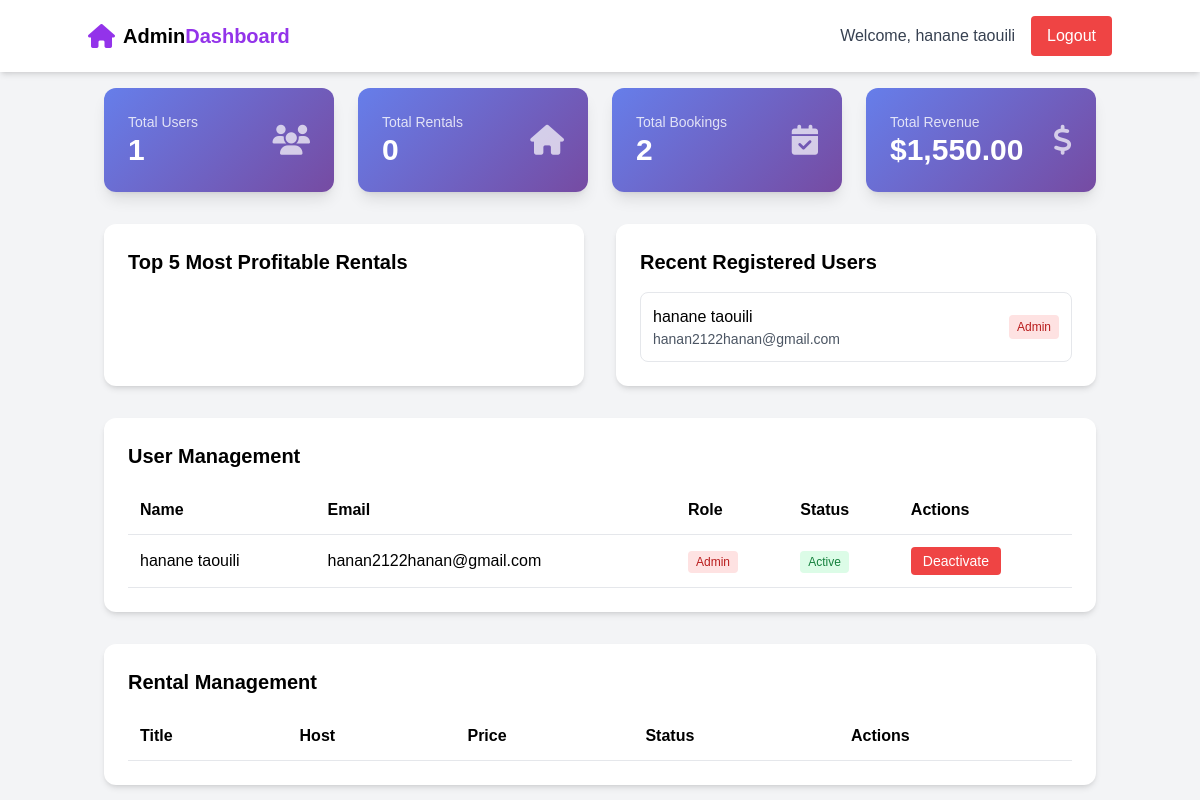
Page /dashboard/dashboardAdmin.php (signed in) on the committed database.
### tables this page shows
CREATE TABLE users (
    user_id INT PRIMARY KEY AUTO_INCREMENT,
    email VARCHAR(180) UNIQUE NOT NULL,
    password VARCHAR(255) NOT NULL,
    first_name VARCHAR(100) NOT NULL,
    last_name VARCHAR(100) NOT NULL,
    phone VARCHAR(20),
    location VARCHAR(50) NOT NULL,
    role ENUM('voyageur', 'hote', 'admin') DEFAULT 'voyageur',
    is_active BOOLEAN DEFAULT TRUE,
    created_at DATETIME DEFAULT CURRENT_TIMESTAMP
);

### config/Database.php (called while the page is built, shortened)
<?php
class Database{
    public static ?Database $instance = null;
    private $pdo;
    private function __construct(){
        try {
            $dsn = "mysql:host=" . self::DB_HOST . ";dbname=" . self::DB_NAME . ";charset=utf8mb4";
            $this->pdo = new PDO($dsn, self::DB_USER, self::DB_PASS);
            $this->pdo->setAttribute(PDO::ATTR_ERRMODE, PDO::ERRMODE_EXCEPTION);
            $this->pdo->setAttribute(PDO::ATTR_DEFAULT_FETCH_MODE, PDO::FETCH_ASSOC);
        } catch (PDOException $e) {
            die("Connection failed: " . $e->getMessage());
        }
    }
    public static function getInstance(){
        if (self::$instance === null){
            self::$instance = new self();
        }
        return self::$instance;
    }
    public function getConnection(){
        return $this->pdo;
    }
}
?>

### classes/AdminStats.php (called while the page is built, shortened)
<?php
require_once __DIR__ . '/../config/Database.php';
class AdminStats {
    private PDO $db;
    public function __construct() {
        $this->db = Database::getInstance()->getConnection();
    }
    public function getDashboardStats(): array {
        try {
            $stats = [];
            $sql = "SELECT COUNT(*) as total FROM users";
            $stmt = $this->db->query($sql);
            $stats['total_users'] = $stmt->fetch()['total'];
            $sql = "SELECT COUNT(*) as total FROM logement WHERE is_active = TRUE";
            $stmt = $this->db->query($sql);
            $stats['total_logements'] = $stmt->fetch()['total'];
            $sql = "SELECT COUNT(*) as total FROM reservation";
            $stmt = $this->db->query($sql);
            $stats['total_reservations'] = $stmt->fetch()['total'];
            $sql = "SELECT COALESCE(SUM(total_price), 0) as total FROM reservation WHERE status IN ('confirmed', 'completed')";
            $stmt = $this->db->query($sql);
            $stats['total_revenue'] = $stmt->fetch()['total'];
            $sql = "SELECT l.logement_id, l.title, l.price,
                           COUNT(r.reservation_id) as reservation_count,
                           COALESCE(SUM(r.total_price), 0) as total_income
                    FROM logement l
                    LEFT JOIN reservation r ON l.logement_id = r.logement_id
                    WHERE r.status IN ('confirmed', 'completed')
                    GROUP BY l.logement_id
                    ORDER BY total_income DESC
                    LIMIT 10";
            $stmt = $this->db->query($sql);
            $stats['top_logements'] = $stmt->fetchAll();
            $sql = "SELECT user_id, first_name, last_name, email, role, created_at
                    FROM users ORDER BY created_at DESC LIMIT 10";
            $stmt = $this->db->query($sql);
            $stats['recent_users'] = $stmt->fetchAll();
            return $stats;
        } catch (PDOException $e) {
            error_log("AdminStats getDashboardStats error: " . $e->getMessage());
            return [];
        }
    }
    public function getAllUsers(): array {
        try {
            $sql = "SELECT * FROM users ORDER BY created_at DESC";
            $stmt = $this->db->query($sql);
            return $stmt->fetchAll();
        } catch (PDOException $e) {
            error_log("AdminStats getAllUsers error: " . $e->getMessage());
            return [];
        }
    }
}
?>

### dashboard/dashboardAdmin.php (the view, shortened to what this page needs)
<?php
require_once __DIR__ . '/../classes/AdminStats.php';
$adminStats = new AdminStats();
$stats = $adminStats->getDashboardStats();
$allUsers = $adminStats->getAllUsers();
?>
<!DOCTYPE html>
<html lang="en">
<head>
    <script src="https://cdn.tailwindcss.com"></script>
    <link rel="stylesheet" href="https://cdnjs.cloudflare.com/ajax/libs/font-awesome/6.4.0/css/all.min.css">
</head>
<body class="bg-gray-100">
    <nav class="bg-white shadow-md py-4 px-6">
        <div class="container mx-auto flex justify-between items-center">
            <a href="#" class="flex items-center space-x-2">
                <i class="fas fa-home text-2xl text-purple-600"></i>
                <span class="text-xl font-bold">Admin<span class="text-purple-600">Dashboard</span></span>
            </a>
            <div class="flex items-center space-x-4">
                <span class="text-gray-700">Welcome, <?= htmlspecialchars($_SESSION['user_name']) ?></span>
                <a href="../auth/logout.php" class="px-4 py-2 bg-red-500 text-white rounded hover:bg-red-600">Logout</a>
            </div>
        </div>
    </nav>
    <div class="container mx-auto p-4">
        <div class="grid grid-cols-1 md:grid-cols-4 gap-6 mb-8">
            <div class="stat-card text-white rounded-xl p-6 shadow-lg">
                <div class="flex items-center justify-between">
                    <div>
                        <p class="text-sm opacity-80">Total Users</p>
                        <h3 class="text-3xl font-bold"><?= $stats['total_users'] ?? 0 ?></h3>
                    </div>
                    <i class="fas fa-users text-3xl opacity-70"></i>
                </div>
            </div>
            <div class="stat-card text-white rounded-xl p-6 shadow-lg">
                <div class="flex items-center justify-between">
                    <div>
                        <p class="text-sm opacity-80">Total Rentals</p>
                        <h3 class="text-3xl font-bold"><?= $stats['total_logements'] ?? 0 ?></h3>
                    </div>
                    <i class="fas fa-home text-3xl opacity-70"></i>
                </div>
            </div>
            <div class="stat-card text-white rounded-xl p-6 shadow-lg">
                <div class="flex items-center justify-between">
                    <div>
                        <p class="text-sm opacity-80">Total Bookings</p>
                        <h3 class="text-3xl font-bold"><?= $stats['total_reservations'] ?? 0 ?></h3>
                    </div>
                    <i class="fas fa-calendar-check text-3xl opacity-70"></i>
                </div>
            </div>
            <div class="stat-card text-white rounded-xl p-6 shadow-lg">
                <div class="flex items-center justify-between">
                    <div>
                        <p class="text-sm opacity-80">Total Revenue</p>
                        <h3 class="text-3xl font-bold">$<?= number_format($stats['total_revenue'] ?? 0, 2) ?></h3>
                    </div>
                    <i class="fas fa-dollar-sign text-3xl opacity-70"></i>
                </div>
            </div>
        </div>
        <div class="grid grid-cols-1 lg:grid-cols-2 gap-8">
            <div class="bg-white rounded-xl shadow-md p-6">
                <h2 class="text-xl font-bold mb-4">Top 5 Most Profitable Rentals</h2>
            </div>
            <div class="bg-white rounded-xl shadow-md p-6">
                <h2 class="text-xl font-bold mb-4">Recent Registered Users</h2>
                <div class="space-y-3">
                    <?php foreach (array_slice($stats['recent_users'] ?? [], 0, 5) as $user): ?>
                    <div class="flex items-center justify-between p-3 border rounded-lg">
                        <div>
                            <h4 class="font-medium"><?= htmlspecialchars($user['first_name'] . ' ' . $user['last_name']) ?></h4>
                            <p class="text-sm text-gray-600"><?= htmlspecialchars($user['email']) ?></p>
                        </div>
                        <span class="px-2 py-1 <?= $user['role'] === 'admin' ? 'bg-red-100 text-red-700' : ($user['role'] === 'hote' ? 'bg-blue-100 text-blue-700' : 'bg-gray-100 text-gray-700') ?> rounded text-xs">
                            <?= ucfirst($user['role']) ?>
                        </span>
                    </div>
                    <?php endforeach; ?>
                </div>
            </div>
        </div>
        <div class="bg-white rounded-xl shadow-md p-6 mt-8">
            <h2 class="text-xl font-bold mb-4">User Management</h2>
            <div class="overflow-x-auto">
                <table class="w-full">
                    <thead>
                        <tr class="border-b">
                            <th class="text-left p-3">Name</th>
                            <th class="text-left p-3">Email</th>
                            <th class="text-left p-3">Role</th>
                            <th class="text-left p-3">Status</th>
                            <th class="text-left p-3">Actions</th>
                        </tr>
                    </thead>
                    <tbody>
                        <?php foreach ($allUsers as $user): ?>
                        <tr class="border-b hover:bg-gray-50">
                            <td class="p-3"><?= htmlspecialchars($user['first_name'] . ' ' . $user['last_name']) ?></td>
                            <td class="p-3"><?= htmlspecialchars($user['email']) ?></td>
                            <td class="p-3">
                                <span class="px-2 py-1 rounded text-xs <?= $user['role'] === 'admin' ? 'bg-red-100 text-red-700' : ($user['role'] === 'hote' ? 'bg-blue-100 text-blue-700' : 'bg-gray-100 text-gray-700') ?>">
                                    <?= ucfirst($user['role']) ?>
                                </span>
                            </td>
                            <td class="p-3">
                                <span class="px-2 py-1 rounded text-xs <?= $user['is_active'] ? 'bg-green-100 text-green-700' : 'bg-red-100 text-red-700' ?>">
                                    <?= $user['is_active'] ? 'Active' : 'Inactive' ?>
                                </span>
                            </td>
                            <td class="p-3">
                                <form method="POST" class="inline">
                                    <button type="submit" name="toggle_user" class="px-3 py-1 <?= $user['is_active'] ? 'bg-red-500 hover:bg-red-600' : 'bg-green-500 hover:bg-green-600' ?> text-white rounded text-sm">
                                        <?= $user['is_active'] ? 'Deactivate' : 'Activate' ?>
                                    </button>
                                </form>
                            </td>
                        </tr>
                        <?php endforeach; ?>
                    </tbody>
                </table>
            </div>
        </div>
        <div class="bg-white rounded-xl shadow-md p-6 mt-8">
            <h2 class="text-xl font-bold mb-4">Rental Management</h2>
            <div class="overflow-x-auto">
                <table class="w-full">
                    <thead>
                        <tr class="border-b">
                            <th class="text-left p-3">Title</th>
                            <th class="text-left p-3">Host</th>
                            <th class="text-left p-3">Price</th>
                            <th class="text-left p-3">Status</th>
                            <th class="text-left p-3">Actions</th>
                        </tr>
                    </thead>
                </table>
            </div>
        </div>
    </div>
</body>
</html>

### dashboard/dashboardAdmin.php (style rules this page uses)
body { font-family: 'Poppins', sans-serif; }
.stat-card { background: linear-gradient(135deg, #667eea 0%, #764ba2 100%); }

### rows in the picture
users: first_name+last_name "hanane taouili", email "hanan2122hanan@gmail.com", role "Admin", is_active "Active"

### other values in the picture
$_SESSION['user_name'] "hanane taouili"
$stats['total_users'] "1"
$stats['total_logements'] "0"
$stats['total_reservations'] "2"
$stats['total_revenue'] "1,550.00"
